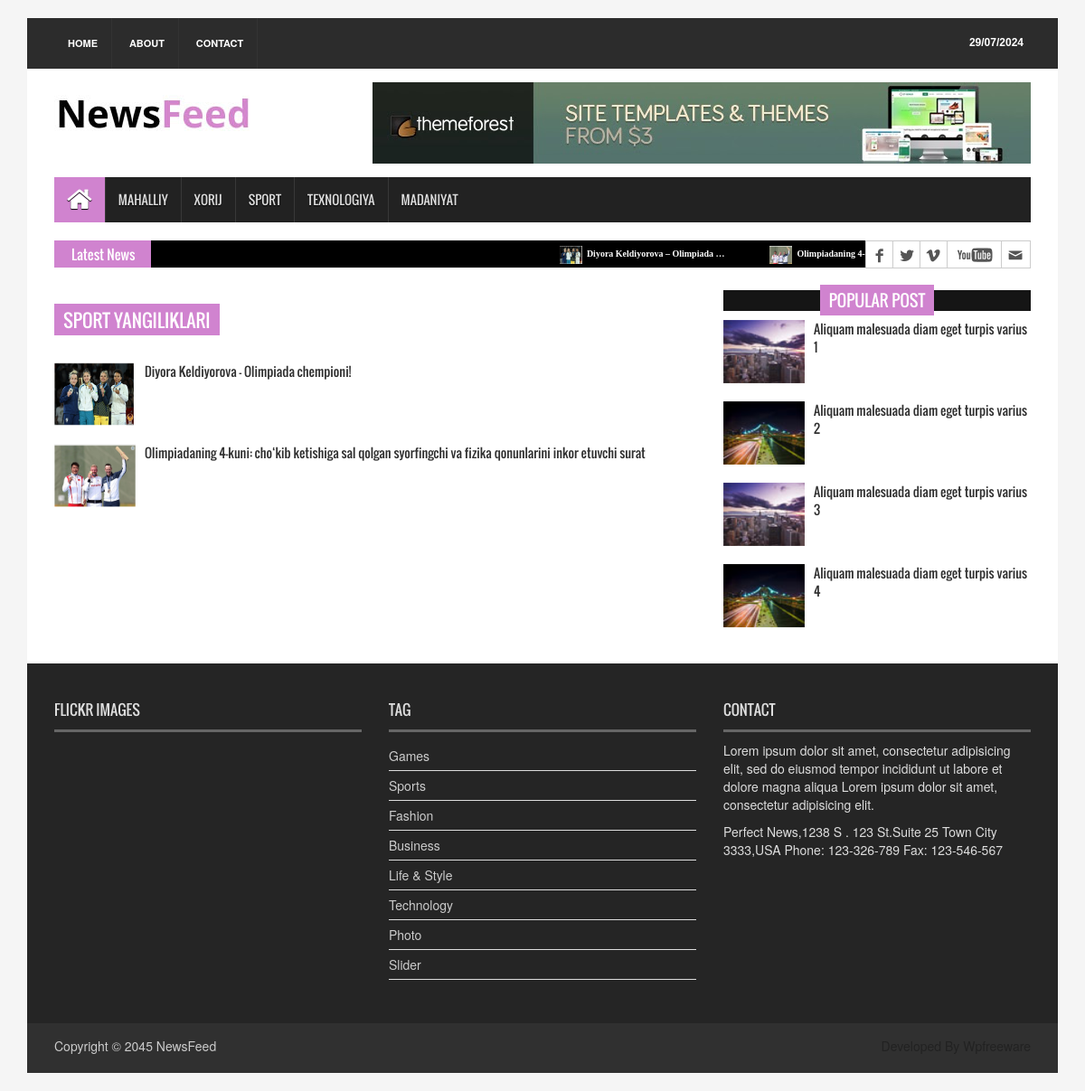
The page /sport/ on the database its author committed.
### news_app/models.py (models this page shows, shortened)
class News(models.Model):
    class Status(models.TextChoices):
        DRAFT = 'DF', 'DRAFT'
        PUBLISH = 'PB', 'PUBLISH'
    title = models.CharField(max_length=250)
    slug = models.SlugField(max_length=250, unique=True)
    category = models.ForeignKey(Category, on_delete=models.CASCADE)
    body = models.TextField()
    image = models.ImageField(upload_to='images/')
    created_at = models.DateTimeField(auto_now_add=True)
    update_at = models.DateTimeField(auto_now=True)
    published_at = models.DateTimeField(default=timezone.now)
    status = models.CharField(max_length=2, choices=Status.choices, default=Status.DRAFT)
    objects = models.Manager()
    published = PublishManager()
    class Meta:
        ordering = ['-created_at']

### news_app/views.py (the view)
# urls.py: path('sport/', sport_news_view, name='sport_news'),
def sport_news_view(request):
    news_list = News.published.filter(category__name = 'Sport',)
    sport = {'news_list': news_list}
    return render(request, 'sport_news.html', sport)

### news_app/models.py (called while the page is built)
    def get_queryset(self):
        return super().get_queryset().filter(status=News.Status.PUBLISH)

### templates/sport_news.html
{% extends 'base.html' %}
{% load static %}
{% block content %}
  <section id="contentSection">
    <div class="row">
      <div class="col-lg-8 col-md-8 col-sm-8">
        <div class="left_content">
          <div class="contact_area">
            <h2>Sport yangiliklari</h2>
            {% for news in news_list %}
            <ul class = "spost_nav">
            <li>
                  <div class="media wow fadeInDown"> <a href="{% url 'news_detail' news.id %}" class="media-left"> <img alt="" src="{{ news.image.url }}"> </a>
                    <div class="media-body"> <a href="{% url 'news_detail' news.id %}" class="catg_title">{{ news.title }}</a> </div>
                  </div>
            </li>
            </ul>
            {% endfor %}
          </div>
        </div>
      </div>
      <div class="col-lg-4 col-md-4 col-sm-4">
        <aside class="right_content">
          <div class="single_sidebar">
            <h2><span>Popular Post</span></h2>
            <ul class="spost_nav">
              <li>
                <div class="media wow fadeInDown"> <a href="single_page.html" class="media-left"> <img alt="" src="{% static 'images/post_img1.jpg'  %}"> </a>
                  <div class="media-body"> <a href="single_page.html" class="catg_title"> Aliquam malesuada diam eget turpis varius 1</a> </div>
                </div>
              </li>
              <li>
                <div class="media wow fadeInDown"> <a href="single_page.html" class="media-left"> <img alt="" src="{% static 'images/post_img2.jpg'  %}"> </a>
                  <div class="media-body"> <a href="single_page.html" class="catg_title"> Aliquam malesuada diam eget turpis varius 2</a> </div>
                </div>
              </li>
              <li>
                <div class="media wow fadeInDown"> <a href="single_page.html" class="media-left"> <img alt="" src="{% static 'images/post_img1.jpg'  %}"> </a>
                  <div class="media-body"> <a href="single_page.html" class="catg_title"> Aliquam malesuada diam eget turpis varius 3</a> </div>
                </div>
              </li>
              <li>
                <div class="media wow fadeInDown"> <a href="single_page.html" class="media-left"> <img alt="" src="{% static 'images/post_img2.jpg'  %}"> </a>
                  <div class="media-body"> <a href="single_page.html" class="catg_title"> Aliquam malesuada diam eget turpis varius 4</a> </div>
                </div>
              </li>
            </ul>
          </div>
        </aside>
      </div>
    </div>
  </section>
{% endblock content %}

### templates/base.html (shortened to what this page needs)
{% load static %}
<!DOCTYPE html>
<html>
<head>
<link rel="stylesheet" type="text/css" href=" {% static 'css/bootstrap.min.css' %}">
<link rel="stylesheet" type="text/css" href="{% static 'css/font-awesome.min.css' %}">
<link rel="stylesheet" type="text/css" href="{% static 'css/animate.css' %}">
<link rel="stylesheet" type="text/css" href="{% static 'css/font.css' %}">
<link rel="stylesheet" type="text/css" href="{% static 'css/li-scroller.css' %}">
<link rel="stylesheet" type="text/css" href="{% static 'css/slick.css' %}">
<link rel="stylesheet" type="text/css" href="{% static 'css/jquery.fancybox.css' %}">
<link rel="stylesheet" type="text/css" href="{% static 'css/theme.css' %}">
<link rel="stylesheet" type="text/css" href="{% static 'css/style.css' %}">
</head>
<body>
<div class="container">
  <header id="header">
    <div class="row">
      <div class="col-lg-12 col-md-12 col-sm-12">
        <div class="header_top">
          <div class="header_top_left">
            <ul class="top_nav">
              <li><a href="{% url 'news_list' %}">Home</a></li>
              <li><a href="#">About</a></li>
              <li><a href="{% url 'contact_page' %}">Contact</a></li>
            </ul>
          </div>
          <div class="header_top_right">
            <p>29/07/2024</p>
          </div>
        </div>
      </div>
      <div class="col-lg-12 col-md-12 col-sm-12">
        <div class="header_bottom">
          <div class="logo_area"><a href="index.html" class="logo"><img src="{% static 'images/logo.jpg' %}" alt=""></a></div>
          <div class="add_banner"><a href="#"><img src="{% static 'images/addbanner_728x90_V1.jpg' %}" alt=""></a></div>
        </div>
      </div>
    </div>
  </header>
  <section id="navArea">
    <nav class="navbar navbar-inverse" role="navigation">
      <div id="navbar" class="navbar-collapse collapse">
        <ul class="nav navbar-nav main_nav">
          <li class="active"><a href="index.html"><span class="fa fa-home desktop-home"></span><span class="mobile-show">Home</span></a></li>
          <li><a href="{% url 'local_news' %}">Mahalliy</a></li>
          <li><a href="{% url 'xorij_news' %}">Xorij</a></li>
          <li><a href="{% url 'sport_news' %}">Sport</a></li>
          <li><a href="{% url 'texnalogiya_news' %}">Texnologiya</a></li>
          <li><a href="{% url 'madaniyat_news' %}">Madaniyat</a><li>
        </ul>
      </div>
    </nav>
  </section>
  <section id="newsSection">
    <div class="row">
      <div class="col-lg-12 col-md-12">
        <div class="latest_newsarea"> <span>Latest News</span>
          <ul id="ticker01" class="news_sticker">
              {% for news in news_list %}
                <li><a href="#"><img src="{{ news.image.url }}" alt="">{{news.title | truncatewords:4}}</a></li>
              {% endfor %}
          </ul>
          <div class="social_area">
            <ul class="social_nav">
        <ul>
  <li class="facebook"><a href="https://www.facebook.com/@ImmMAJOR" target="_blank" rel="noopener noreferrer"></a></li>
  <li class="twitter"><a href="https://twitter.com/@BLATNOY_MAJOR" target="_blank" rel="noopener noreferrer"></a></li>
  <li class="vimeo"><a href="https://vimeo.com/behruzbekkomiljonov21@gmail.com" target="_blank" rel="noopener noreferrer"></a></li>
  <li class="youtube"><a href="https://www.youtube.com/@STARPUBGM526" target="_blank" rel="noopener noreferrer"></a></li>
  <li class="mail"><a href="#"></a><li>
</ul>
            </ul>
          </div>
        </div>
      </div>
    </div>
  </section>
    {% block content %}
    {% endblock content %}
  <footer id="footer">
    <div class="footer_top">
      <div class="row">
        <div class="col-lg-4 col-md-4 col-sm-4">
          <div class="footer_widget wow fadeInLeftBig">
            <h2>Flickr Images</h2>
          </div>
        </div>
        <div class="col-lg-4 col-md-4 col-sm-4">
          <div class="footer_widget wow fadeInDown">
            <h2>Tag</h2>
            <ul class="tag_nav">
              <li><a href="#">Games</a></li>
              <li><a href="#">Sports</a></li>
              <li><a href="#">Fashion</a></li>
              <li><a href="#">Business</a></li>
              <li><a href="#">Life &amp; Style</a></li>
              <li><a href="#">Technology</a></li>
              <li><a href="#">Photo</a></li>
              <li><a href="#">Slider</a></li>
            </ul>
          </div>
        </div>
        <div class="col-lg-4 col-md-4 col-sm-4">
          <div class="footer_widget wow fadeInRightBig">
            <h2>Contact</h2>
            <p>Lorem ipsum dolor sit amet, consectetur adipisicing elit, sed do eiusmod tempor incididunt ut labore et dolore magna aliqua Lorem ipsum dolor sit amet, consectetur adipisicing elit.</p>
            <address>
            Perfect News,1238 S . 123 St.Suite 25 Town City 3333,USA Phone: 123-326-789 Fax: 123-546-567
            </address>
          </div>
        </div>
      </div>
    </div>
    <div class="footer_bottom">
      <p class="copyright">Copyright &copy; 2045 <a href="index.html">NewsFeed</a></p>
      <p class="developer">Developed By Wpfreeware</p>
    </div>
  </footer>
</div>
</body>
</html>

### static/css/li-scroller.css (style rules this page uses)
ul.newsticker { position:relative; left:750px; font:bold 10px Verdana; list-style-type:none; margin:0; padding:0 }
ul.newsticker li { float:left; margin:0; padding:0 }
ul.newsticker a { white-space:nowrap; padding:0; color:#fff; margin:0 50px 0 0 }
ul.newsticker a > img { height:20px; margin-right:5px; width:25px }

### static/css/theme.css (style rules this page uses)
.navbar-inverse .navbar-nav > .active > a, .navbar-inverse .navbar-nav > .active > a:hover, .navbar-inverse .navbar-nav > .active > a:focus { background-color:#d083cf }
.latest_newsarea span { background:none repeat scroll 0 0 #d083cf }
.single_sidebar > h2 span { background:none repeat scroll 0 0 #d083cf }
.contact_area > h2 { background-color:#d083cf }

### rows shown on the page
News: image (picture), title "Diyora Keldiyorova – Olimpiada …", title "Diyora Keldiyorova – Olimpiada chempioni!"
News: image (picture), title "Olimpiadaning…", title "Olimpiadaning 4-kuni: cho‘kib ketishiga sal qolgan syorfingchi va fizika qonunlarini inkor etuvchi surat"
